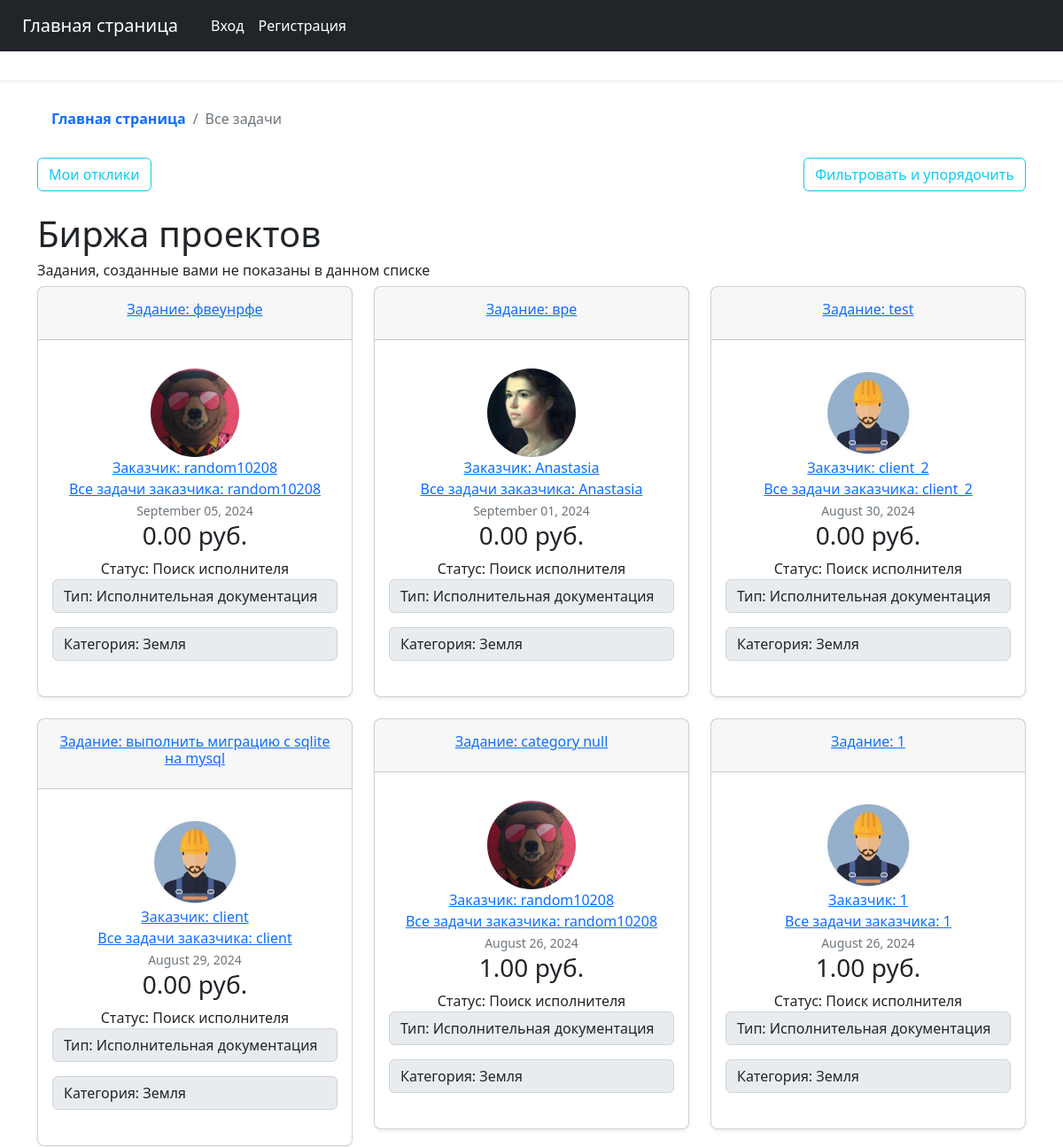
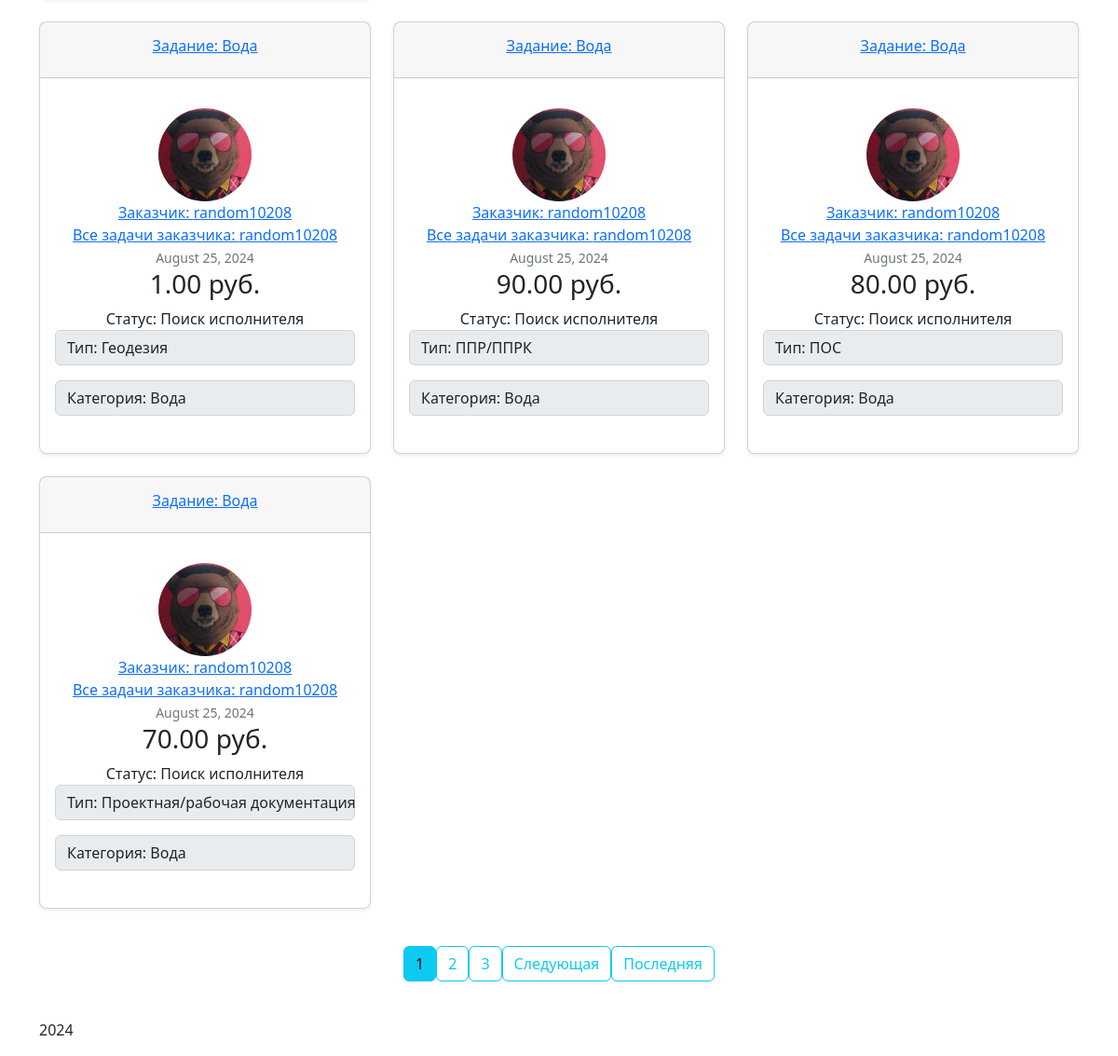
Page /task on the committed database (2 pictures, top to bottom).
### searchwork/models.py (models this page shows, shortened)
class Task(models.Model):
    title = models.CharField(max_length=100)
    content = models.TextField()
    date_posted = models.DateTimeField(default=timezone.now)
    author = models.ForeignKey(User, on_delete=models.CASCADE, related_name="client_user")
    worker = models.ForeignKey(User, on_delete=models.SET_NULL, null=True, related_name="worker_user")
    status = models.CharField(max_length=200, choices=STATUS_CHOICES, default='Поиск исполнителя')
    budget = models.DecimalField(max_digits=18, decimal_places=2, default=0.00)
    type = models.CharField(max_length=200, choices=TYPE_CHOICES, null=False, default='Исполнительная документация')
    category = models.CharField(max_length=200, choices=CATEGORY_CHOICES, null=False, default='Земля')

### users/models.py (models this page shows, shortened)
class Profile(models.Model):
    user = models.OneToOneField(User, on_delete=models.CASCADE)
    image = models.ImageField(default='default.jpg', upload_to='profile_pics')

### searchwork/views.py (the view)
# urls.py: path('task', TaskListView.as_view(), name='tasks-home'),
class TaskListView(ListView):
    model = Task
    template_name = 'searchwork/home.html'
    context_object_name = 'tasks'
    ordering = ['-date_posted']
    paginate_by = 10

### searchwork/templates/searchwork/home.html (shortened to what this page needs)
{% extends "searchwork/base_worker.html" %}
{% block content %}
<ol class="breadcrumb p-3 bg-body-tertiary rounded-3">
      <li class="breadcrumb-item">
        <a class="link-body-emphasis fw-semibold text-decoration-none" href="{% url 'searchwork-about' %}">Главная страница</a>
      </li>
      <li class="breadcrumb-item active" aria-current="page">
        Все задачи
      </li>
    </ol>
        {% if tasks %}
<div class="d-flex justify-content-between">
            <a class="btn btn-outline-info" href="{% url 'my-offers' user.username %}">Мои отклики</a>
<div>
            <a class="btn btn-outline-info" href="{% url 'filter-home' %}">Фильтровать и упорядочить</a>
</div>
</div>
<br/>
            <h1>Биржа проектов</h1>
            <h6>Задания, созданные вами не показаны в данном списке</h6>
            <div class="row row-cols-1 row-cols-md-3 mb-3 text-center">
                {% for task in tasks %}
                    {% if task.author != user %}
                      <div class="col">
                        <div class="card mb-4 rounded-3 shadow-sm">
                          <div class="card-header py-3">
                              <a class="card-title pricing-card-title" href="{% url 'task-detail' task.id %}"><h6>Задание: {{ task.title }}</h6></a>
                          </div>
                          <div class="card-body">
                            <ul class="list-unstyled mt-3 mb-4">
                              <li>
                                  <img class="rounded-circle article-img" src="{{ task.author.profile.image.url }}" width="100" height="100" alt="аватар заказчика">
                              </li>
                                <li><a class="mr-2" href="{% url 'client-profile' task.author.client.id %}">Заказчик: {{ task.author.username }}</a></li>
                                <li><a class="mr-2" href="{% url 'user-tasks' task.author.username %}">Все задачи заказчика: {{ task.author }}</a></li>
                              <li><small class="text-muted">{{ task.date_posted|date:"F d, Y" }}</small></li>
                                <li><h3>{{ task.budget }} руб.</h3></li>
                              <li>Статус: {{ task.status }}</li>
                                <p class="input-group-text">Тип: {{ task.type }}</p>
                                <p class="input-group-text">Категория: {{ task.category }}</p>
                            </ul>
                          </div>
                        </div>
                      </div>
                    {% endif %}
                {% endfor %}
            </div>
        {% else %}
            <h1>В системе пока не зарегистрировано ни одного задания.</h1>
            <a class="btn btn-outline-info" href="{% url 'client' %}">Стать заказчиком</a>
        {% endif %}
    <div class="pagination justify-content-center">
        {% if is_paginated %}
          {% for num in page_obj.paginator.page_range %}
            {% if page_obj.number == num %}
              <a class="btn btn-info mb-4 mr-1" href="?page={{ num }}">{{ num }}</a>
            {% elif num > page_obj.number|add:'-3' and num < page_obj.number|add:'3' %}
              <a class="btn btn-outline-info mb-4 mr-1" href="?page={{ num }}">{{ num }}</a>
            {% endif %}
          {% endfor %}
          {% if page_obj.has_next %}
            <a class="btn btn-outline-info mb-4 mr-1" href="?page={{ page_obj.next_page_number }}">Следующая</a>
            <a class="btn btn-outline-info mb-4 mr-1" href="?page={{ page_obj.paginator.num_pages }}">Последняя</a>
          {% endif %}
        {% endif %}
    </div>
{% endblock content %}

### rows in the picture
Task: title "фвеунрфе", author.profile.image (picture), author.username "random10208", author "random10208", date_posted "September 05, 2024", budget "0.00", status "Поиск исполнителя", type "Исполнительная документация", category "Земля"
Task: title "вре", author.profile.image (picture), author.username "Anastasia", author "Anastasia", date_posted "September 01, 2024", budget "0.00", status "Поиск исполнителя", type "Исполнительная документация", category "Земля"
Task: title "test", author.profile.image (placeholder picture), author.username "client_2", author "client_2", date_posted "August 30, 2024", budget "0.00", status "Поиск исполнителя", type "Исполнительная документация", category "Земля"
Task: title "выполнить миграцию с sqlite на mysql", author.profile.image (placeholder picture), author.username "client", author "client", date_posted "August 29, 2024", budget "0.00", status "Поиск исполнителя", type "Исполнительная документация", category "Земля"
Task: title "category null", author.profile.image (picture), author.username "random10208", author "random10208", date_posted "August 26, 2024", budget "1.00", status "Поиск исполнителя", type "Исполнительная документация", category "Земля"
Task: title "1", author.profile.image (placeholder picture), author.username "1", author "1", date_posted "August 26, 2024", budget "1.00", status "Поиск исполнителя", type "Исполнительная документация", category "Земля"
Task: title "Вода", author.profile.image (picture), author.username "random10208", author "random10208", date_posted "August 25, 2024", budget "1.00", status "Поиск исполнителя", type "Геодезия", category "Вода"
Task: title "Вода", author.profile.image (picture), author.username "random10208", author "random10208", date_posted "August 25, 2024", budget "90.00", status "Поиск исполнителя", type "ППР/ППРК", category "Вода"
Task: title "Вода", author.profile.image (picture), author.username "random10208", author "random10208", date_posted "August 25, 2024", budget "80.00", status "Поиск исполнителя", type "ПОС", category "Вода"
Task: title "Вода", author.profile.image (picture), author.username "random10208", author "random10208", date_posted "August 25, 2024", budget "70.00", status "Поиск исполнителя", type "Проектная/рабочая документация", category "Вода"

### other values in the picture
{{ num }} "1"
{{ num }} "2" "3"
